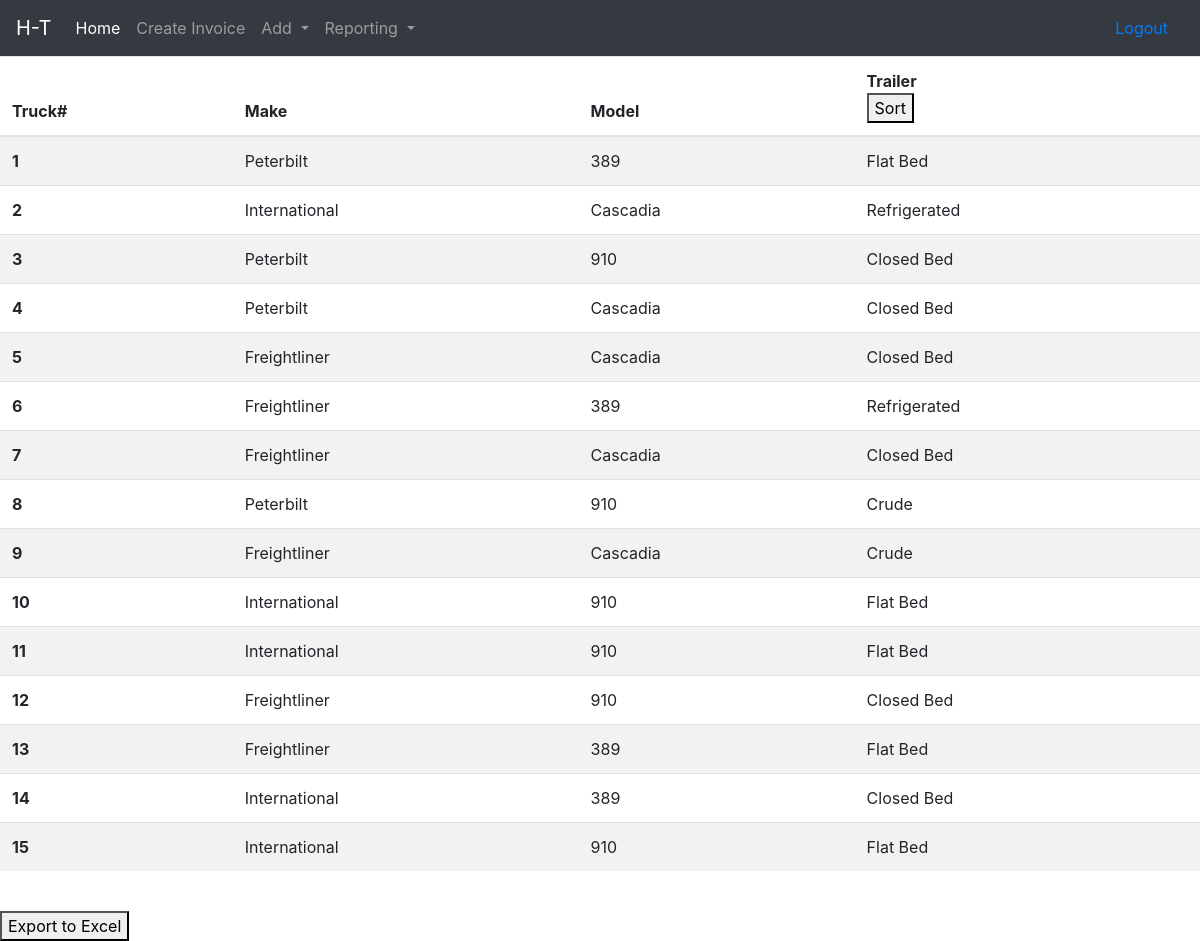
Page /reporttruck.php on the committed database.
### tables this page shows
CREATE TABLE `Truck` (
  `TruckID` int(11) NOT NULL AUTO_INCREMENT,
  `Make` varchar(255) NOT NULL,
  `Model` varchar(255) NOT NULL,
  `MaxWeight` int(11) NOT NULL,
  `LastServiceDate` date DEFAULT NULL,
  `EmployeeID` int(11) DEFAULT NULL,
  `TrailerID` int(11) NOT NULL,
  PRIMARY KEY (`TruckID`),
  KEY `EmployeeID` (`EmployeeID`),
  KEY `TrailerID` (`TrailerID`),
  CONSTRAINT `Truck_ibfk_1` FOREIGN KEY (`EmployeeID`) REFERENCES `Employee` (`EmployeeID`),
  CONSTRAINT `Truck_ibfk_2` FOREIGN KEY (`TrailerID`) REFERENCES `Trailer` (`TrailerID`)
);

CREATE TABLE `Trailer` (
  `TrailerID` int(11) NOT NULL AUTO_INCREMENT,
  `TrailerDesc` varchar(255) NOT NULL,
  PRIMARY KEY (`TrailerID`)
);

### reporttruck.php (the view, shortened to what this page needs)
<?php
require 'helpers.php';
require 'style/header.php';
if(!isset($_POST['sort']))
{
  ?><table class="table table-striped" method='POST' id="tblData">
  <thead>
    <tr>
      <th scope="col">Truck#</th>
      <th scope="col">Make</th>
      <th scope="col">Model</th>
      <th scope="col">Trailer <form action="" method="post"> <button class="" name = "sort"  type="submit">Sort</button> </form> </th>
    </tr>
  </thead>
  <tbody>
<?php
  $sql = "SELECT * FROM Truck NATURAL JOIN Trailer ORDER BY TruckID";
  $result = mysqli_query($db, $sql);
  while($row = mysqli_fetch_array($result))
  {
    echo "<tr>";
    echo "<th scope='row'>" . $row[1] . "</th>";
    echo "<td>" . $row[2] . "</td>";
    echo "<td>" . $row[3] . "</td>";
    echo "<td>" . $row[7] . "</td>";
    echo "</tr>";
  }
?>
  </tbody>
</table>
<?php
}
?>
<br>
<button id="exportButton">Export to Excel</button>
<?php
require 'style/footer.php';
?>

### style/header.php (shortened to what this page needs)
<!doctype html>
<html lang="en">
  <head>
    <link rel="stylesheet" href="https://stackpath.bootstrapcdn.com/bootstrap/4.4.1/css/bootstrap.min.css">
  </head>
  <body>
<nav class="navbar navbar-expand-lg navbar-dark bg-dark">
    <a class="navbar-brand" href="#">H-T</a>
    <div class="collapse navbar-collapse" id="navbarNav">
      <ul class="navbar-nav">
        <li class="nav-item active">
          <a class="nav-link" href="./home.php">Home <span class="sr-only">(current)</span></a>
        </li>
         <li class="nav-item">
           <a class="nav-link" href="./invoice.php">Create Invoice</a>
         </li>
         <li class="nav-item dropdown">
          <a class="nav-link dropdown-toggle" href="#" id="navbarDropdownMenuLink" data-toggle="dropdown" aria-haspopup="true" aria-expanded="false">
            Add
          </a>
        </li>
        <li class="nav-item dropdown">
          <a class="nav-link dropdown-toggle" href="#" id="navbarDropdownMenuLink" data-toggle="dropdown" aria-haspopup="true" aria-expanded="false">
            Reporting
          </a>
        </li>
      </ul>
    </div>
    <a class="nav-link" href="./logout.php">Logout</a>
</nav>

### style/footer.php (shortened to what this page needs)
  </body>
</html>

### rows in the picture
truck: TruckID "1", Make "Peterbilt", Model "389", TrailerID.TrailerDesc "Flat Bed"
truck: TruckID "2", Make "International", Model "Cascadia", TrailerID.TrailerDesc "Refrigerated"
truck: TruckID "3", Make "Peterbilt", Model "910", TrailerID.TrailerDesc "Closed Bed"
truck: TruckID "4", Make "Peterbilt", Model "Cascadia", TrailerID.TrailerDesc "Closed Bed"
truck: TruckID "5", Make "Freightliner", Model "Cascadia", TrailerID.TrailerDesc "Closed Bed"
truck: TruckID "6", Make "Freightliner", Model "389", TrailerID.TrailerDesc "Refrigerated"
truck: TruckID "7", Make "Freightliner", Model "Cascadia", TrailerID.TrailerDesc "Closed Bed"
truck: TruckID "8", Make "Peterbilt", Model "910", TrailerID.TrailerDesc "Crude"
truck: TruckID "9", Make "Freightliner", Model "Cascadia", TrailerID.TrailerDesc "Crude"
truck: TruckID "10", Make "International", Model "910", TrailerID.TrailerDesc "Flat Bed"
truck: TruckID "11", Make "International", Model "910", TrailerID.TrailerDesc "Flat Bed"
truck: TruckID "12", Make "Freightliner", Model "910", TrailerID.TrailerDesc "Closed Bed"
truck: TruckID "13", Make "Freightliner", Model "389", TrailerID.TrailerDesc "Flat Bed"
truck: TruckID "14", Make "International", Model "389", TrailerID.TrailerDesc "Closed Bed"
truck: TruckID "15", Make "International", Model "910", TrailerID.TrailerDesc "Flat Bed"
